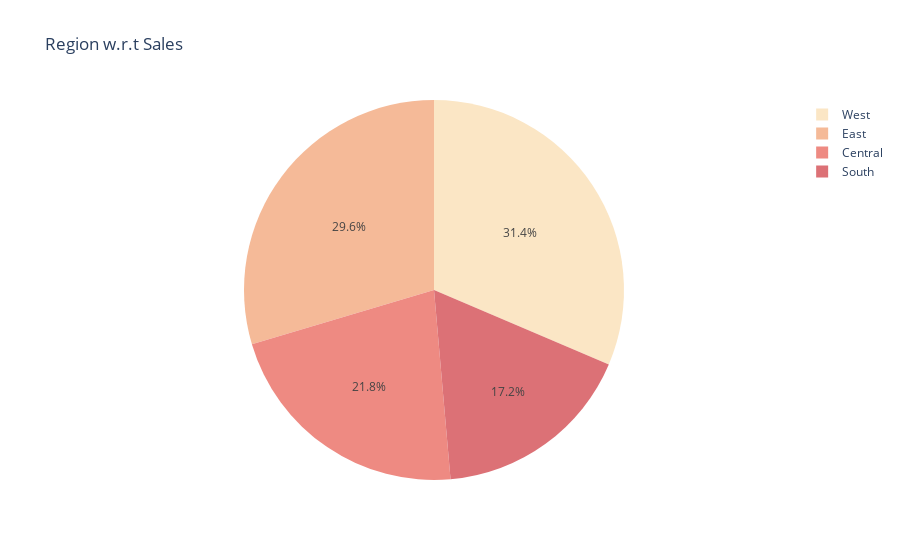

This figure's notebook cell:
### Code cell
top_sales_region = df.groupby('Region').sum().reset_index()

fig = px.pie(top_sales_region,names='Region',values='Sales'
             ,title='Region w.r.t Sales',color_discrete_sequence=px.colors.sequential.Burgyl)
fig.show()

### Figure 1 — Plotly figure (JSON) as saved in the notebook; plotly's stock layout.template omitted (floating-point values rounded to 4 significant figures)
{"data": [{"domain": {"x": [0, 1], "y": [0, 1]}, "hovertemplate": "Region=%{label}<br>Sales=%{value}<extra></extra>", "labels": ["Central", "East", "South", "West"], "legendgroup": "", "name": "", "showlegend": true, "type": "pie", "values": [492600.0, 669500.0, 389200.0, 710200.0]}], "layout": {"legend": {"tracegroupgap": 0}, "piecolorway": ["rgb(251, 230, 197)", "rgb(245, 186, 152)", "rgb(238, 138, 130)", "rgb(220, 113, 118)", "rgb(200, 88, 108)", "rgb(156, 63, 93)", "rgb(112, 40, 74)"], "title": {"text": "Region w.r.t Sales"}}}
